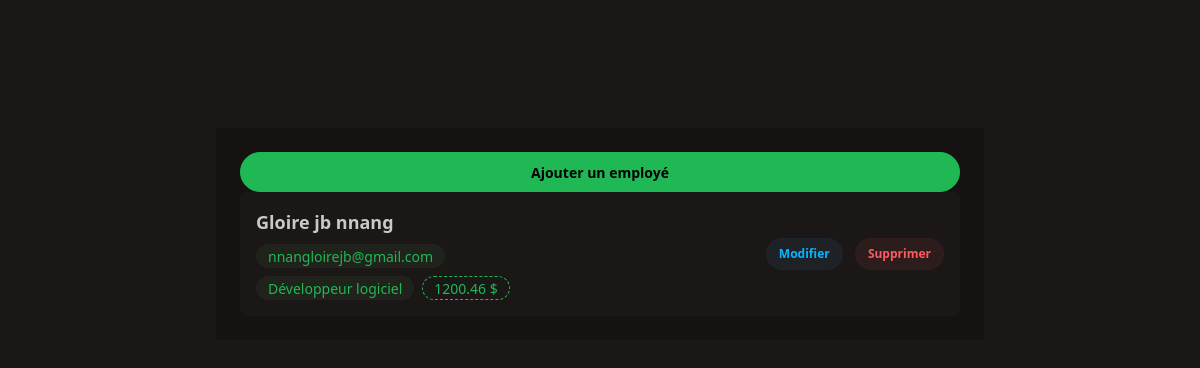
/, run on an earlier commit of the app's database.
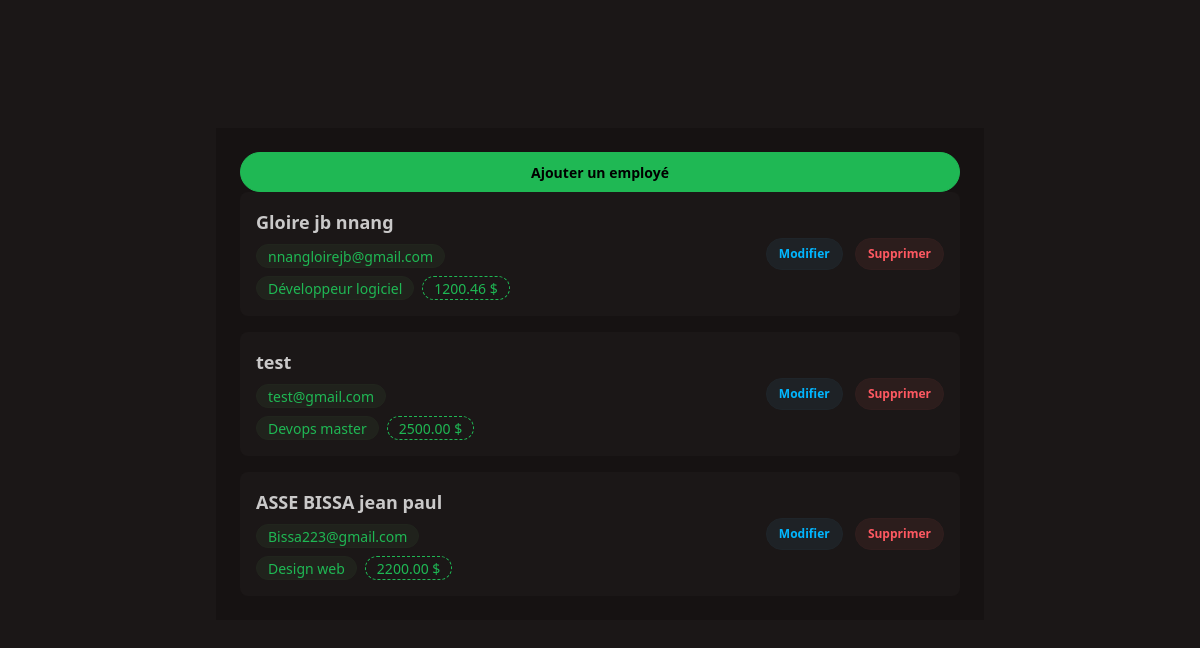
And on a later commit of the database.
### employe/models.py (models this page shows, shortened)
class Employe(models.Model):
    nom = models.CharField(max_length=100)
    email = models.EmailField()
    poste = models.CharField(max_length=100)
    salaire = models.DecimalField(max_digits=10 , decimal_places=2)

### employe/views.py (the view)
# urls.py: path('', views.liste_employes,name="liste_employes"),
def liste_employes(request):
    employes = Employe.objects.all()# renvoyer tout les employés dans notre liste
    return render(request, 'employe/list.html' , {'employes': employes})

### employe/templates/employe/list.html
{% extends "employe/base.html" %}
  {% block content %}
    <div class="w-full bg-base-200">
        <div>
            <a href="{% url 'ajouter_employe' %}" class="btn btn-primary w-full">Ajouter un employé</a>
        </div>
        <div class="space-y-4 w-full">
            {% for emp in employes %}
            <div class="p-4 bg-base-100 rounded-lg w-full flex justify-between items-center">
                <div class="space-y-2">
                    <p class="font-bold text-lg">{{emp.nom}}</p>
                    <p class="badge badge-soft badge-primary">{{emp.email}}</p>
                    <div class="flex gap-2">
                        <p class="badge badge-soft badge-primary">{{emp.poste}}</p>
                        <p class="badge badge-dash badge-primary">{{emp.salaire}} $ </p>
                    </div>
                </div>
                <div class="space-x-2">
                    <a href="{% url 'modifier_employe' emp.id %}" class="btn btn-info btn-soft btn-sm">Modifier</a>
                    <a href="{% url 'supprimer_employe' emp.id %}" class="btn btn-error btn-soft  btn-sm">Supprimer</a>
                </div>
            </div>
            {% endfor %}
        </div>
    </div>
    {% endblock %}

What changed in the data, as far as the page shows it:
added Employe: nom "test", email "test@gmail.com", poste "Devops master", salaire "2500.00"
added Employe: nom "ASSE BISSA jean paul", email "Bissa223@gmail.com", poste "Design web", salaire "2200.00"
